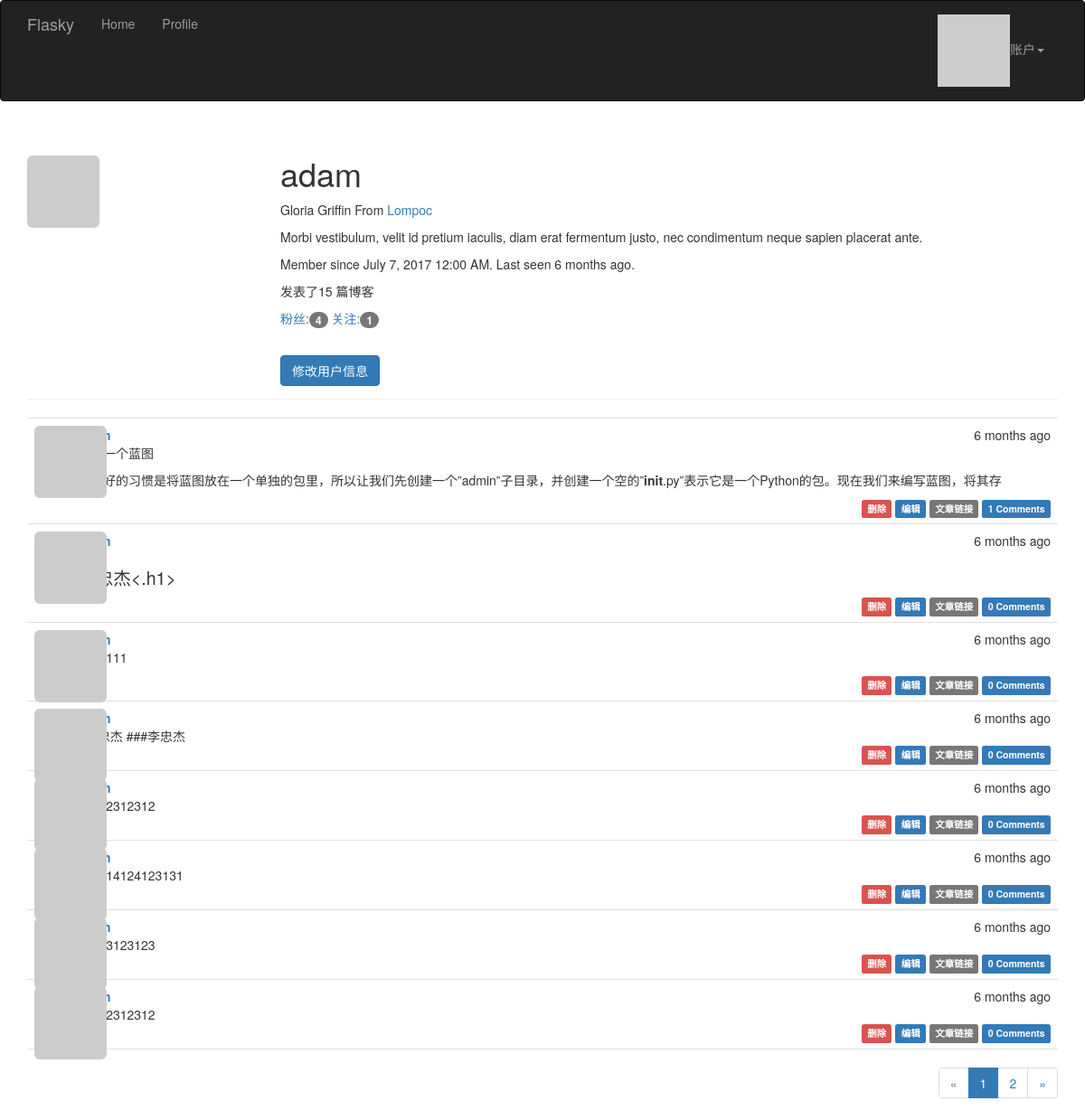
/user/adam (signed in), run on the app's committed database.
### app/models.py (models this page shows, shortened)
class User(UserMixin, db.Model):
    __tablename__ = 'users'
    id = db.Column(db.Integer, primary_key=True)
    email = db.Column(db.String(64), unique=True, index=True)
    username = db.Column(db.String(64), unique=True, index=True)
    password_hash = db.Column(db.String(128))
    role_id = db.Column(db.Integer, db.ForeignKey('roles.id'))
    posts = db.relationship('Post', backref='author', lazy='dynamic')
    confirmed = db.Column(db.Boolean, default=False)
    name = db.Column(db.String(64))
    location = db.Column(db.String(64))
    about_me = db.Column(db.Text())
    member_since = db.Column(db.DateTime(), default=datetime.utcnow)
    last_seen = db.Column(db.DateTime(), default=datetime.utcnow)
    avatar_hash = db.Column(db.String(32))
    followed = db.relationship(
        'Follow', foreign_keys=[Follow.follower_id], backref=db.backref('follower', lazy='joined'),
        lazy='dynamic', cascade='all, delete-orphan')
    followers = db.relationship(
        'Follow', foreign_keys=[Follow.followed_id], backref=db.backref('followed', lazy='joined'),
        lazy='dynamic', cascade='all, delete-orphan')
    comments = db.relationship('Comment', backref='author', lazy='dynamic')
    @property
    def password(self):
        """
        把password 变成类属性
        :return: 不能直接访问属性
        """
        raise AttributeError('password is not readable attribute')
    def can(self, permissions):
        return self.role is not None and (self.role.permission & permissions) == permissions
    def is_administrator(self):
        return self.can(Permission.ADMINISTER)
    def ping(self):
        self.last_seen = datetime.utcnow()
        db.session.add(self)
    def gravatar(self, size=100, default='identicon', rating='g'):
        if request.is_secure:
            url = 'https://secure.gravatar.com/avatar'
        else:
            url = 'http://www.gravatar.com/avatar'
        hash = self.avatar_hash or hashlib.md5(self.email.encode('utf-8')).hexdigest()
        return '{url}/{hash}?s={size}&d={default}&r={rating}'.format(url=url, hash=hash, size=size, default=default,
                                                                     rating=rating)

class Post(db.Model):
    __tablename__ = 'posts'
    id = db.Column(db.Integer, primary_key=True)
    body = db.Column(db.Text)
    timestamp = db.Column(db.DateTime, index=True, default=datetime.utcnow)
    author_id = db.Column(db.Integer, db.ForeignKey('users.id'))
    body_html = db.Column(db.Text)
    comments = db.relationship('Comment', backref='post', lazy='dynamic')

### app/main/views.py (the view)
@main.route('/user/<username>')
def user(username):
    user = User.query.filter_by(username=username).first_or_404()
    if user is None:
        abort(404)
    page = request.args.get('page', 1, type=int)
    pagination = user.posts.order_by(Post.timestamp.desc()).paginate(
        page, per_page=current_app.config['FLASKY_POSTS_PAGE']
    )
    posts = pagination.items
    return render_template('user.html', user=user, posts=posts, pagination=pagination)

### app/auth/views.py (called while the page is built)
@auth.before_app_request
def before_request():
    if current_user.is_authenticated:
        current_user.ping()
        if not current_user.confirmed and request.endpoint[:5] != 'auth.' and request.endpoint != 'static':
            return redirect(url_for('auth.unconfirmed'))

### app/main/__init__.py (called while the page is built)
@main.app_context_processor
def inject_permissions():
    return dict(Permission=Permission)

### app/models.py (called while the page is built)
@login_manager.user_loader
def load_user(user_id):
    return User.query.get(int(user_id))

### app/templates/user.html (shortened to what this page needs)
{% extends 'base.html' %}
{% import '_macros.html' as macros %}
{% block page_content %}
<div class="page-header">
    <img class="img-rounded profile-thumbnail" src="{{ user.gravatar(size=256) }}">
    <div class="profile-header">
        <h1>{{ user.username }}</h1>
        {% if user.name or user.location %}
            <p>
            {% if user.name %}
            {{ user.name }}
            {% endif %}
            {% if user.location %}
            From <a href="http://maps.google.com/?q={{ user.location }}">{{ user.location }}</a>
            {% endif %}
            </p>
        {% endif %}
        {% if user.about_me %} <p>{{ user.about_me }}</p>{% endif %}
        <p>Member since {{ moment(user.member_since).format('LLL') }}. Last seen {{ moment(user.last_seen).fromNow() }}.</p>
        <p>
        发表了{{ pagination.total }} 篇博客
        </p>
        <p>
        {% if current_user != user %}
        <a href="{{ url_for('.followers',username=user.username) }}">
            粉丝:<span class="badge">{{ user.followers.count() - 1 }}</span></a>
        <a href="{{ url_for('.follow_to_other',username=user.username) }}">
            关注:<span class="badge">{{ user.followed.count() - 1 }}</span></a>
        {% else %}
        <a href="{{ url_for('.followers',username=user.username) }}">
            粉丝:<span class="badge">{{ user.followers.count()  }}</span></a>
        <a href="{{ url_for('.follow_to_other',username=user.username) }}">
            关注:<span class="badge">{{ user.followed.count() }}</span></a>
        {% endif %}
        </p>
        <p>
        <br>
            {%  if user == current_user %}
                <a class="btn btn-primary" href="{{ url_for('.edit_profile') }}">修改用户信息</a>
            {% endif %}
        </p>
    </div>
</div>
    {% if current_user.is_authenticated and user == current_user %}
{% include '_posts.html' %}
        {% if pagination %}
        <div class="pagination">
        {{ macros.pagination_widget(pagination, '.user',username=user.username) }}
        </div>
            {% endif %}
    {% endif %}
{% endblock %}

### app/templates/_posts.html
<ul class="posts" id="posts">
    {% for post in posts %}
        <li class="post">
        <div class="post-thumbnail">
            <a href="{{ url_for('.user',username=post.author.username) }}">
                <img class="img-rounded profile-thumbnail" src="{{ post.author.gravatar(size=40) }}">
            </a>
        </div>
        <div class="post-content">
            <div class="post-date">{{ moment(post.timestamp).fromNow() }}</div>
            <div class="post-author"><a href="{{ url_for('.user',username=post.author.username) }}">{{ post.author.username }}</a> </div>
            <div class="post-body">
                {% if post.body_html %}
                    {{ post.body_html | safe }}
                {% else %}
                    {{ post.body }}
                {% endif %}
            </div>
            <div class="post-footer">
                {% if current_user == post.author or current_user.is_administrator() %}
                    <a href="{{ url_for('.delete_post',id=post.id) }}">
                    <span class="label label-danger">删除</span>
                    </a>
                {% endif %}
                {% if current_user == post.author %}
                <a href="{{ url_for('.edit_post',id=post.id) }}">
                    <span class="label label-primary">编辑</span>
                </a>
                {% elif current_user.is_administrator() %}
                <a href="{{ url_for('.edit_post',id=post.id) }}">
                    <span class="label label-danger">管理员编辑</span>
                </a>
                {% endif %}
                <a href="{{ url_for('.post',id=post.id) }}">
                    <span class="label label-default">文章链接</span>
                </a>
                <a href="{{ url_for('.post',id=post.id) }}#comments">
                    <span class="label label-primary">{{ post.comments.count() }} Comments</span>
                </a>
            </div>
        </div>
        </li>
    {% endfor %}
</ul>

### app/static/style.css (style rules this page uses)
.profile-thumbnail { position: absolute; }
.profile-header { min-height: 260px; margin-left: 280px; }
ul.posts { list-style-type: none; padding: 0px; margin: 16px 0px 0px 0px; border-top: 1px solid #e0e0e0; }
ul.posts li.post { padding: 8px; border-bottom: 1px solid #e0e0e0; }
div.post-date { float: right; }
div.post-author { font-weight: bold; }
div.post-thumbnail { position: absolute; }
div.post-content { margin-left: 48px; min-height: 48px; }
div.post-footer { text-align: right; }
div.pagination { width: 100%; text-align: right; padding: 0px; margin: 0px; }
.post-body h1 { font-size: 140%; }

### data on the page
User: username "adam", name "Gloria Griffin", location "Lompoc", about_me "Morbi vestibulum, velit id pretium iaculis, diam erat fermentum justo, nec condimentum neque sapien placerat ante.", member_since "July 7, 2017 12:00 AM", last_seen "6 months ago"
Post: timestamp "6 months ago", body_html "创建一个蓝图 比较好的习惯是将蓝图放在一个单独的包里，所以让我们先创建一个”admin”子目录，并创建一个空的” init .py”表示它是一个Python的包。现在我们来编写蓝图，将其存", comments.count "1"
Post: timestamp "6 months ago", body_html "李忠杰<.h1>", comments.count "0"
Post: timestamp "6 months ago", comments.count "0"
Post: timestamp "6 months ago", body "#李忠杰 ###李忠杰", comments.count "0"
Post: timestamp "6 months ago", body "12312312312", comments.count "0"
Post: timestamp "6 months ago", body "312314124123131", comments.count "0"
Post: timestamp "6 months ago", body "23123123123", comments.count "0"
Post: timestamp "6 months ago", body "12312312312", comments.count "0"

### other printed values
{{ pagination.total }} "15"
{{ user.followers.count() }} "4"
{{ user.followed.count() }} "1"
{{ p }} "1"
{{ p }} "2"
